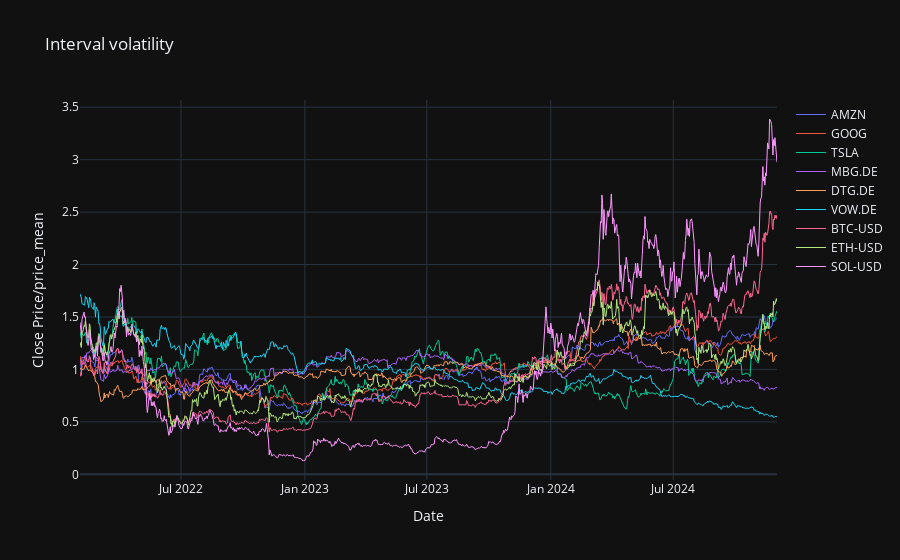

Here is the notebook cell this chart was saved with:
### Markdown cell above
Нарисуем для сравнения все 9 графиков отношения цены закрытия к средней цене закрытия за наш период наблюдений.
Видим рост и расхождение волатильности у разных инструментов с февраля 2024.

### Code cell
fig = go.Figure()

# Добавляем графики
for ticker in tickers:
    price_mean = df_dict[ticker].Close.mean()
    fig.add_trace(go.Scatter(x=df_dict[ticker].index, y=df_dict[ticker].Close/price_mean,
                             mode='lines', name=ticker,
                             line=dict(width=1)))

# Настройка осей и названий
fig.update_layout(title='Interval volatility',
                  xaxis_title='Date',
                  yaxis_title='Close Price/price_mean',
                  template='plotly_dark')

# Отображаем график
fig.show()

### Figure 1 — Plotly figure (JSON) as saved in the notebook; plotly's stock layout.template omitted (floating-point values rounded to 4 significant figures; data arrays with more than 128 entries replaced by an {"elided": "..."} marker saying what was removed)
{"data": [{"line": {"width": 1}, "mode": "lines", "name": "AMZN", "type": "scatter", "x": {"elided": "713 str values"}, "y": {"elided": "713 float values"}}, {"line": {"width": 1}, "mode": "lines", "name": "GOOG", "type": "scatter", "x": {"elided": "713 str values"}, "y": {"elided": "713 float values"}}, {"line": {"width": 1}, "mode": "lines", "name": "TSLA", "type": "scatter", "x": {"elided": "713 str values"}, "y": {"elided": "713 float values"}}, {"line": {"width": 1}, "mode": "lines", "name": "MBG.DE", "type": "scatter", "x": {"elided": "728 str values"}, "y": {"elided": "728 float values"}}, {"line": {"width": 1}, "mode": "lines", "name": "DTG.DE", "type": "scatter", "x": {"elided": "728 str values"}, "y": {"elided": "728 float values"}}, {"line": {"width": 1}, "mode": "lines", "name": "VOW.DE", "type": "scatter", "x": {"elided": "728 str values"}, "y": {"elided": "728 float values"}}, {"line": {"width": 1}, "mode": "lines", "name": "BTC-USD", "type": "scatter", "x": {"elided": "1036 str values"}, "y": {"elided": "1036 float values"}}, {"line": {"width": 1}, "mode": "lines", "name": "ETH-USD", "type": "scatter", "x": {"elided": "1036 str values"}, "y": {"elided": "1036 float values"}}, {"line": {"width": 1}, "mode": "lines", "name": "SOL-USD", "type": "scatter", "x": {"elided": "1036 str values"}, "y": {"elided": "1036 float values"}}], "layout": {"title": {"text": "Interval volatility"}, "xaxis": {"title": {"text": "Date"}}, "yaxis": {"title": {"text": "Close Price/price_mean"}}}}
